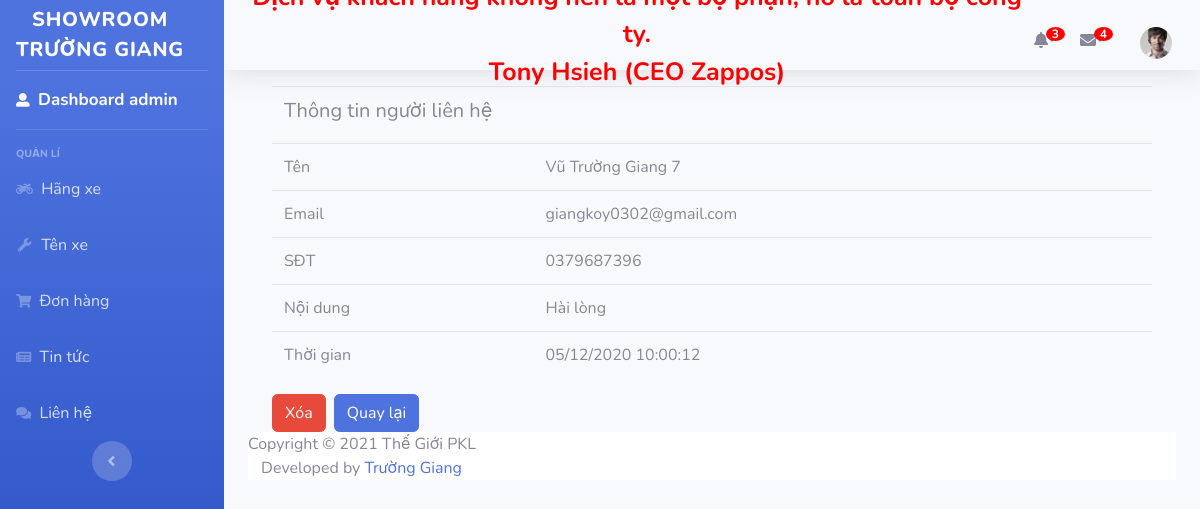
/staff/view-contact/10 (signed in), run on the app's committed database.
### app/models.py (models this page shows, shortened)
class Contact(models.Model):
    customer_name=models.CharField(max_length=50,default='')
    customer_email=models.CharField(max_length=100,default='')
    customer_phone=models.CharField(max_length=20,default='')
    customer_content=models.TextField(default='')
    contact_date=models.DateTimeField()

### app/views_staff.py (the view)
@login_required
def viewContact(request,pk):
    contact=Contact.objects.get(pk=pk)
    context={
        'contact':contact
    }
    return render(request,'staff/contact/detail.html',context)

### app/templates/staff/contact/detail.html (shortened to what this page needs)
{% extends 'staff/base/base_staff.html' %}
{% block menu %}
{% with page=4 %}
{{block.super}}
{% endwith %}
{% endblock %}
{% block content %}
<div class="container mt-3">
    <table class="table">
        <tr>
            <td colspan="2">
                <h5>Thông tin người liên hệ</h5>
            </td>
        </tr>
        <tr>
            <td>Tên</td>
            <td>{{contact.customer_name}}</td>
        </tr>
        <tr>
            <td>Email</td>
            <td>{{contact.customer_email}}</td>
        </tr>
        <tr>
            <td>SĐT</td>
            <td>{{contact.customer_phone}}</td>
        </tr>
        <tr>
            <td>Nội dung</td>
            <td>{{contact.customer_content}}</td>
        </tr>
        <tr>
            <td>Thời gian</td>
            <td>{{contact.contact_date|date:'d/m/yy h:i:s'}}</td>
        </tr>
    </table>
    <a class="btn btn-danger mr-1" href="javascript:deleteContact({{ contact.id }})">Xóa</a>
    <a class="btn btn-primary" href="/staff/list-contact">Quay lại</a>
</div>
{% endblock %}

### app/templates/staff/base/base_staff.html (shortened to what this page needs)
<link href="/static/asset/vendor/fontawesome-free/css/all.min.css" rel="stylesheet" type="text/css">
<link href="/static/asset/css/sb-admin-2.min.css" rel="stylesheet">
<body id="page-top">
{% load static %}
<div id="wrapper">
    <ul class="navbar-nav bg-gradient-primary sidebar sidebar-dark">
        <a class="sidebar-brand d-flex align-items-center" href="#">
            <div class="sidebar-brand-text pt-3" style="font-size:20px">ShowRoom<p>Trường Giang</p></div>
        </a>
        <hr class="sidebar-divider my-0">
        <li class="nav-item active">
            <a class="nav-link" href="/staff">
                <i class="fas fa-user-alt"></i>
                <span style="font-size: 17px">Dashboard {{ user.username }}</span></a>
        </li>
        <hr class="sidebar-divider">
        {% block menu %}
            <div class="sidebar-heading">
                QUẢN LÍ
            </div>
            <li class="nav-item">
                <a class="nav-link collapsed {% if page == 1 %} active {% endif %}" href="{% url 'list-category' %}">
                    <i class="fas fa-motorcycle"></i>
                    <span style="font-size: 16px">Hãng xe</span>
                </a>
            </li>
            <li class="nav-item">
                <a class="nav-link collapsed {% if page == 2 %} active {% endif %}" href="{% url 'list-product' %}">
                    <i class="fas fa-fw fa-wrench"></i>
                    <span style="font-size: 16px">Tên xe</span>
                </a>
            </li>
            <li class="nav-item">
                <a class="nav-link collapsed {% if page == 3 %} active {% endif %}" href="{% url 'list-order' %}">
                    <i class="fas fa-shopping-cart"></i>
                    <span style="font-size: 16px">Đơn hàng</span>
                </a>
            </li>
            <li class="nav-item">
                <a class="nav-link collapsed {% if page == 4 %} active {% endif %}" href="{% url 'list-news' %}">
                    <i class="fas fa-newspaper"></i>
                    <span style="font-size: 16px">Tin tức</span>
                </a>
            </li>
            <li class="nav-item">
                <a class="nav-link collapsed {% if page == 5 %} active {% endif %}" href="{% url 'list-contact' %}">
                    <i class="fas fa-comments"></i>
                    <span style="font-size: 16px">Liên hệ</span>
                </a>
            </li>
        {% endblock %}
        <div class="text-center d-none d-md-inline">
            <button class="rounded-circle border-0" id="sidebarToggle"></button>
        </div>
    </ul>
    <div id="content-wrapper">
        <div id="content">
            <nav class="navbar navbar-expand navbar-light topbar shadow pt-4 text-center">
                <b class="ml-auto" style="color: red;font-size: 25px">Dịch vụ khách hàng không nên là một bộ phận, nó là toàn bộ công ty.
                    <p>Tony Hsieh (CEO Zappos)</p></b>
                <ul class="navbar-nav ml-auto">
                    <li class="dropdown for-notification">
                        <i class="fas fa-bell dropdown-toggle pt-4 mr-4" data-toggle="dropdown" aria-haspopup="true"
                           aria-expanded="false"></i>
                        <span class="badge"
                              style="position: absolute;top: 19px;
  right: 15px;
  padding: 1px 6px;border-radius: 50%;background-color: red;color: white;">3</span>
                    </li>
                    <li class="dropdown for-message">
                        <i class="fa fa-envelope dropdown-toggle pt-4 mr-4" data-toggle="dropdown" aria-haspopup="true" aria-expanded="false"></i>
                        <span class="badge" style="position: absolute;
  top: 19px;
  right: 15px;
  padding: 1px 6px;
  border-radius: 50%;
  background-color: red;
  color: white;">4</span>
                </li    >
                    <li class="nav-item dropdown no-arrow">
                        <a class="nav-link dropdown-toggle" href="#" data-toggle="dropdown" aria-haspopup="true"
                           aria-expanded="false">
                            <img class="img-profile rounded-circle active" src="/static/images/admin.jpg">
                        </a>
                    </li>
                </ul>
            </nav>
            <div class="container-fluid">
                {% block content %}
                {% endblock %}
                {% include 'staff/base/footer.html' %}
            </div>
        </div>
    </div>
</div>
</body>

### data on the page
Contact: customer_name "Vũ Trường Giang 7", customer_email "giangkoy0302@gmail.com", customer_phone "0379687396", customer_content "Hài lòng", contact_date "05/12/2020 10:00:12"

### other printed values
{{ user.username }} "admin"
